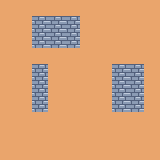

Tiled map render using the project's own tile images. Description and the whole map definition, tile-layer contents included, below:
An orthogonal 10x10 tile map with 16x16 px tiles, 1 tile layer (Tile Layer 1) and 3 objects (3x wall).

<map version="1.10" tiledversion="1.11.0" orientation="orthogonal" renderorder="right-down" width="10" height="10" tilewidth="16" tileheight="16" infinite="0" nextlayerid="3" nextobjectid="5">
 <tileset firstgid="1" source="tilemap_packed.tsx" />
 <layer id="1" name="Tile Layer 1" width="10" height="10">
  <data encoding="csv">
49,49,49,49,49,49,49,49,49,49,
49,49,41,41,41,49,49,49,49,49,
49,49,41,41,41,49,49,49,49,49,
49,49,49,49,49,49,49,49,49,49,
49,49,41,49,49,49,49,41,41,49,
49,49,41,49,49,49,49,41,41,49,
49,49,41,49,49,49,49,41,41,49,
49,49,49,49,49,49,49,49,49,49,
49,49,49,49,49,49,49,49,49,49,
49,49,49,49,49,49,49,49,49,49
</data>
 </layer>
 <objectgroup id="2" name="walls">
  <object id="1" name="brick wall" type="wall" x="32.1765" y="16.7318">
   <polygon points="0,0 -0.551597,29.9701 46.8858,30.5217 47.8051,-0.367732" />
  </object>
  <object id="2" name="brick wall" type="wall" x="32.3604" y="64.5369">
   <polygon points="0,0 15.4447,0 15.6286,47.8051 -0.367732,47.6212" />
  </object>
  <object id="3" name="brick wall" type="wall" x="112.71" y="64.7208">
   <polygon points="0,0 30.154,-0.551597 31.0733,47.0696 0.367732,46.7019" />
  </object>
 </objectgroup>
</map>
